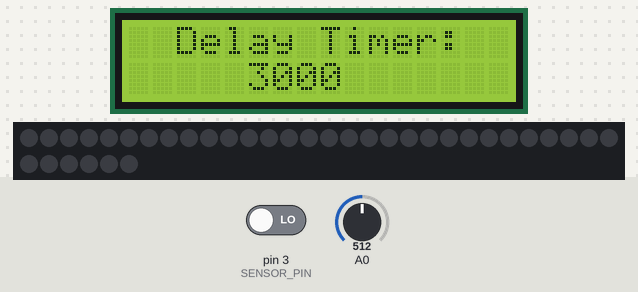
Recording of a sketch running on a simulated Arduino Mega 2560, built with avr-gcc and run on an emulated ATmega2560. Parts: 16×2 character LCD, 36 RGB LEDs in strip order, left to right, continuing on the next row. The inputs (shaded band) are chosen by the test bench; at power-on: A0 = 512, pin 3 (SENSOR_PIN) LOW. Dim RGB values are drawn brighter than linear.

Above: at 1.2 s.
1.3 s: A0 set to 631
2.8 s: A0 set to 657
At 3.5 s:
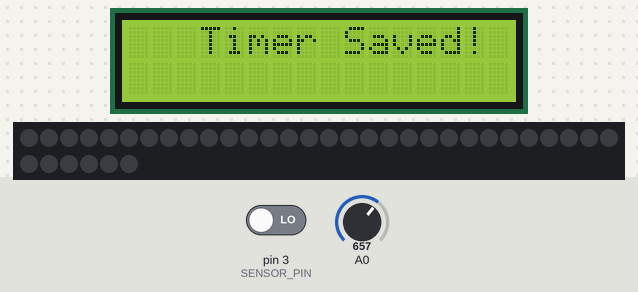
At 4.4 s:
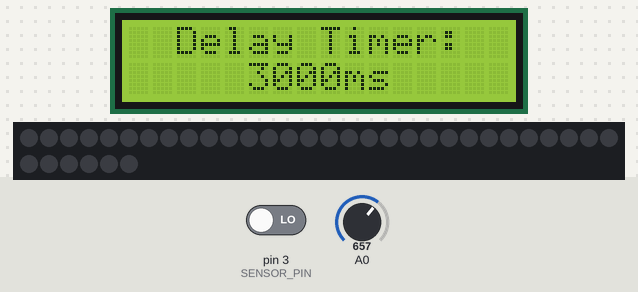
5.9 s: pin 3 (SENSOR_PIN) driven HIGH
At 6.26 s:
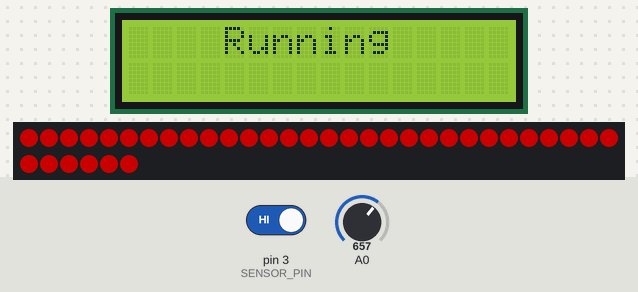
11.7 s: A0 set to 640
Timing chart, 0 to 14.7 s (numbered marks = the images above; inputs shaded):
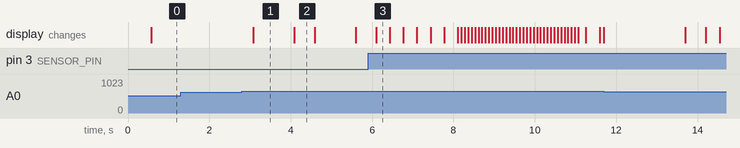

The sketch:

main.ino
```cpp
#include <Arduino.h>
#include <LiquidCrystal.h>
#include <EEPROMex.h>
#include <Adafruit_NeoPixel.h>
#include "buttons.h"
#include "pixels.h"

#define SENSOR_PIN 3
#define TRIGGER_PIN 2
#define PIXEL_PIN 11
#define PIXEL_COUNT 36

#define EEPROM_ADR 8

LiquidCrystal lcd(8, 9, 4, 5, 6, 7);           // select the pins used on the LCD panel
Adafruit_NeoPixel pixels = Adafruit_NeoPixel(PIXEL_COUNT, PIXEL_PIN, NEO_GRB + NEO_KHZ800);

bool trigger = false;
long delay_timer = EEPROM.readLong(EEPROM_ADR);

void setup(){
  pinMode(PIXEL_PIN, OUTPUT);
  pinMode(TRIGGER_PIN, INPUT);
  // --- Lcd Setup ---
  lcd.begin(16, 2);           // start the library
  lcd.setCursor(2, 0);        // set the LCD cursor   position
  lcd.print("Delay Timer:");  // print a simple message on the LCD
  lcd.setCursor(5, 1);
  lcd.print(delay_timer);
  lcd.print("ms");
  // --- Pixels Setup ---
  pixels.begin();
  setAll(pixels, 0);
}

void loop(){
  if(readButtons()!=btnNONE){
    int input = readButtons();
    switch (input) {
      case btnUP:
        delay_timer += 200;
        break;
      case btnDOWN:
        delay_timer -= 200;
        break;
      case btnSELECT:
        lcd.clear();
        lcd.setCursor(3, 0);
        lcd.print("Timer Saved!");
        EEPROM.writeLong(EEPROM_ADR, delay_timer);
        delay(1000);
        lcd.clear();
        lcd.setCursor(2, 0);        // set the LCD cursor   position
        lcd.print("Delay Timer:");  // print a simple message on the LCD
        lcd.setCursor(5, 1);
        lcd.print(delay_timer);
        lcd.print("ms");
        break;
      case btnRIGHT:
        trigger = true;
        break;
    }
    if(delay_timer > 6000){
      delay_timer = 6000;
    }
    if(delay_timer < 3000){
      delay_timer = 3000;
    }
    delay(500);
    lcd.setCursor(5, 1);
    lcd.print(delay_timer);
  }
  // if(trigger || digitalRead(SENSOR_PIN)){
  if(digitalRead(SENSOR_PIN)){
    lcd.clear();
    lcd.setCursor(4,0);
    lcd.print("Running");
    stepOne(pixels, 333, 3, 0x640000);
    stepTwo(pixels, delay_timer, 0x640000);
    stepTree(pixels, 0x646464, TRIGGER_PIN);
    stepFour(pixels, 0x006400);
    trigger = false;
    // --- Set screen again!
    lcd.clear();
    lcd.setCursor(2, 0);        // set the LCD cursor   position
    lcd.print("Delay Timer:");  // print a simple message on the LCD
    lcd.setCursor(5, 1);
    lcd.print(delay_timer);
    lcd.print("ms");

  }
}
```

buttons.h
```cpp
#ifndef buttons_h
#define buttons_h

#include <Arduino.h>

#define btnRIGHT  0
#define btnUP     1
#define btnDOWN   2
#define btnLEFT   3
#define btnSELECT 4
#define btnNONE   5

int readButtons(){               // read the buttons
    int adc_key_in = analogRead(0);       // read the value from the sensor

    // my buttons when read are centered at these valies: 0, 144, 329, 504, 741
    // we add approx 50 to those values and check to see if we are close
    // We make this the 1st option for speed reasons since it will be the most likely result

    if (adc_key_in > 1000) return btnNONE;

    // For V1.1 us this threshold
    if (adc_key_in < 50)   return btnRIGHT;
    if (adc_key_in < 250)  return btnUP;
    if (adc_key_in < 450)  return btnDOWN;
    if (adc_key_in < 650)  return btnLEFT;
    if (adc_key_in < 850)  return btnSELECT;

   // For V1.0 comment the other threshold and use the one below:
   /*
     if (adc_key_in < 50)   return btnRIGHT;
     if (adc_key_in < 195)  return btnUP;
     if (adc_key_in < 380)  return btnDOWN;
     if (adc_key_in < 555)  return btnLEFT;
     if (adc_key_in < 790)  return btnSELECT;
   */

    return btnNONE;                // when all others fail, return this.
}

#endif
```

pixels.h
```cpp
#ifndef pixels_h
#define pixels_h

#include <Arduino.h>

void setAll(Adafruit_NeoPixel &pix, uint32_t c){
  int16_t len = pix.numPixels();
  for(int i = 0; i < len; i++){
    pix.setPixelColor(i, c);
  }
  pix.show();
}

void stepOne(Adafruit_NeoPixel &pix, long t, int n, uint32_t c){
  for(int i = 0; i < n; i++){
    setAll(pix, c);
    delay(t);
    setAll(pix, 0x000000);
    delay(t);
  }
}

void stepTwo(Adafruit_NeoPixel &pix, long t, uint32_t c){
  setAll(pix, c);
  int num = pix.numPixels();
  long d = float(t)/num;
  for(int i=0 ; i < num; i++){
    pix.setPixelColor(num-(i+1), 0x000000);
    pix.show();
    delay(d);
  }
}

void stepTree(Adafruit_NeoPixel &pix, uint32_t c, int trigger){
  setAll(pix, 0x000000);
  delay(100);
  setAll(pix, c);
  delay(133);
  digitalWrite(trigger, true);
  delay(200);
  digitalWrite(trigger, false);
  setAll(pix, 0x000000);
  delay(100);
}

void stepFour(Adafruit_NeoPixel &pix, uint32_t c){
    setAll(pix, c);
    delay(2000);
    setAll(pix, 0x000000);
}

#endif
```

Measured:
- the behaviour switches between 649 and 650 on A0 (found by bisection; images 0 and 1)
- after the input at 1.3 s, every drawn part: stays the same
- after the input at 2.8 s, the display: changes after 0.28 s (image 1)
- after the input at 5.9 s, the display: changes after 0.20 s (image 3)
- what the display in image 1 shows lasts 1.0 s, from 3.1 s to 4.1 s
- what the display in image 2 shows lasts 0.5 s, from 4.1 s to 4.6 s
